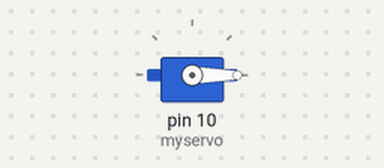
Bench run of a sketch on a simulated Arduino Uno, built with avr-gcc and run on an emulated ATmega328P. Shown: servo.

Above: at 0.05 s.
At 6.65 s:
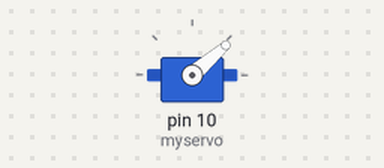
At 8.9 s:
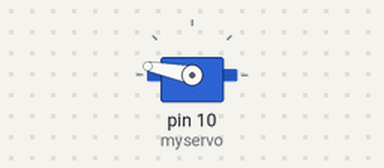
At 11.15 s:
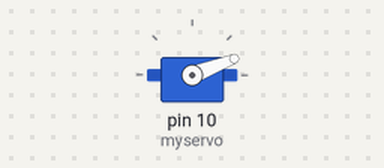
Timing chart, 0 to 14.9 s (numbered marks = the images above):
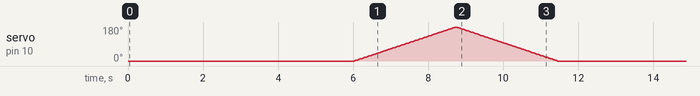

The sketch:

fish.ino
```cpp
#include <Servo.h>

Servo myservo;  // create servo object to control a servo

int pos = 0;    // variable to store the servo position

long FISHFEEDER = 5000; // 43200000 12 hours between feeding
                        // for the sake of an example i made the time btwn feeding 5 seconds
                        // just to be able to realistically show
long endtime;
long now;

void setup()
{

  myservo.attach(10);  // attaches the servo on pin 10 to the servo object

  myservo.write(0);
  delay(15);

}

//user defined function to feed fish
void feedFish()
{
  now = millis();     //millis is a function that returns the number of ms since the board started running current sketch
                      //works well for timing circuits so you can do multiple things at once or stay more organized.
  endtime = now + FISHFEEDER;

  while(now < endtime) {
   myservo.write(0); //servo stays in position 0 until it is time to feed fish.
   delay(3000); //20000 delays until it's time to check again.
   now = millis();
  }

  //this part tilts the container to actually feed fish
  for(pos = 0; pos < 180; pos += 1)  // goes from 0 degrees to 180 degrees
  {                                  // in steps of 1 degree
    myservo.write(pos);              // tell servo to go to position in variable 'pos'
    delay(15);                       // waits 15ms for the servo to reach the position
  }
  for(pos = 180; pos>=1; pos-=1)     // goes from 180 degrees to 0 degrees
  {
    myservo.write(pos);              // tell servo to go to position in variable 'pos'
    delay(15);                       // waits 15ms for the servo to reach the position
  }
}

//calls user defined function
void loop()
{
  feedFish();
}
```
